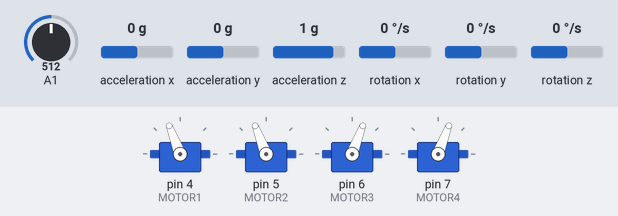
Bench run of a sketch on a simulated Arduino Uno, built with avr-gcc and run on an emulated ATmega328P. Shown: 4 × servo. The test bench sets the inputs (shaded band); at power-on: acceleration x 0 g, acceleration y 0 g, acceleration z 1 g, A1 = 512, rotation x 0 °/s, rotation y 0 °/s, rotation z 0 °/s. No radio packets arrive unless stated.

Above: at 1.2 s.
1.3 s: acceleration x set to -1.4 g
At 2.8 s:
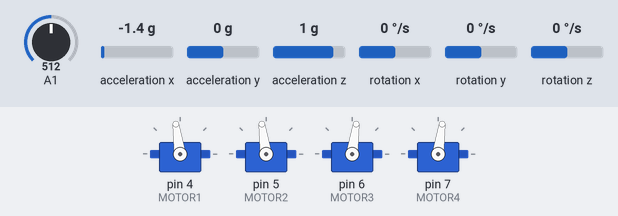
3.1 s: acceleration y set to -1.4 g
At 3.23 s:
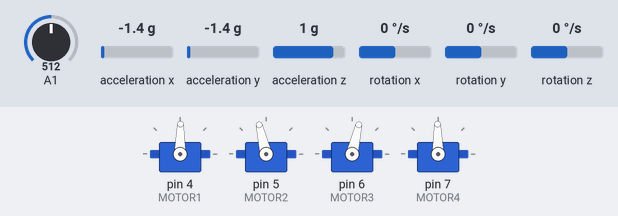
4.8 s: acceleration z set to -0.8 g
At 6.4 s:
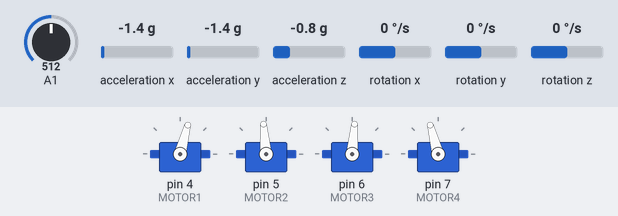
6.7 s: A1 set to 716
At 7.3 s:
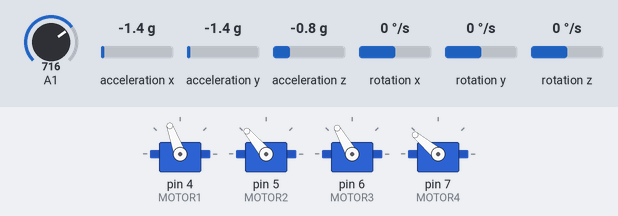
8.2 s: A1 set to 992
At 8.6 s:
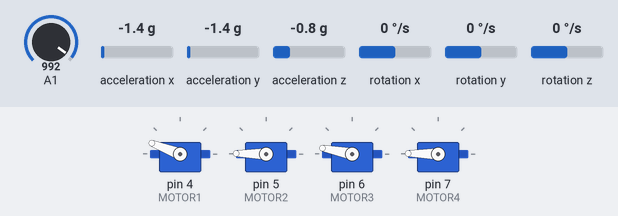
9.7 s: A1 set to 306
At 10.8 s:
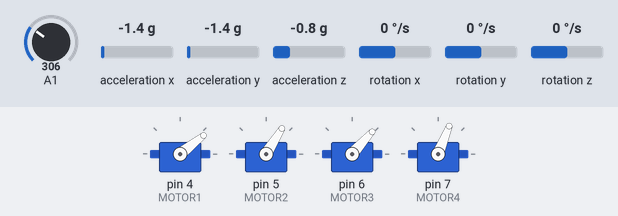
Timing chart, 0 to 12.2 s (numbered marks = the images above; inputs shaded):
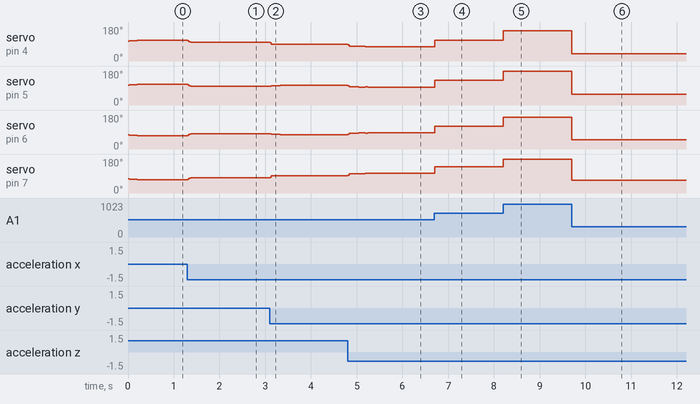

Measured:
- after the input at 1.3 s, servo on pin 4 (MOTOR1), servo on pin 5 (MOTOR2): 111° → 100° at once, → 99° 0.22 s later, → 98° 0.16 s later; servo on pin 6 (MOTOR3), servo on pin 7 (MOTOR4): 69° → 80° at once, → 81° 0.22 s later, → 82° 0.16 s later
- after the input at 3.1 s, servo on pin 4 (MOTOR1): 98° → 89° at once, → 88° 0.22 s later; servo on pin 5 (MOTOR2): 98° → 103° at once, → 104° 0.20 s later; servo on pin 6 (MOTOR3): 82° → 77° at once, → 76° 0.20 s later; servo on pin 7 (MOTOR4): 82° → 91° at once, → 92° 0.22 s later
- after the input at 4.8 s, servo on pin 4 (MOTOR1): 88° → 78° at once, → 77° 0.24 s later, → 75° 0.14 s later; servo on pin 5 (MOTOR2): 104° → 96° at once, → 95° 0.24 s later; servo on pin 6 (MOTOR3): 76° → 84° at once, → 85° 0.24 s later; servo on pin 7 (MOTOR4): 92° → 102° at once, → 103° 0.24 s later, → 105° 0.14 s later
- after the input at 6.7 s, servo on pin 4 (MOTOR1): 75° → 110° at once; servo on pin 5 (MOTOR2): 95° → 130° at once; servo on pin 6 (MOTOR3): 85° → 120° at once; servo on pin 7 (MOTOR4): 105° → 140° at once
- after the input at 8.2 s, servo on pin 4 (MOTOR1): 110° → 159° at once; servo on pin 5 (MOTOR2): 130° → 179° at once; servo on pin 6 (MOTOR3): 120° → 169° at once; servo on pin 7 (MOTOR4): 140° → 179° at once
- after the input at 9.7 s, servo on pin 4 (MOTOR1): 159° → 38° at once; servo on pin 5 (MOTOR2): 179° → 58° at once; servo on pin 6 (MOTOR3): 169° → 48° at once; servo on pin 7 (MOTOR4): 179° → 68° at once

The sketch:

Quadrokopter.ino
```cpp
/****************************
↓(1)   (2)↑
    \ /
    / \
↑(3)   (4)↓

INFOS
map(value, fromLow, fromHigh, toLow, toHigh)
****************************/
#include <nRF24L01.h> // für RX/TX
#include <RF24.h> // für RX/TX
#include <RF24_config.h> // für RX/TX
#include <SPI.h>  // für RX/TX

#include <Servo.h> //für Motoren

#include "Config.h" // defines
#include "math.h"

#include <I2Cdev.h>  //für Accelerometer
#include <MPU6050.h> // Accelerometer
#include <Wire.h> // für Accelerometer

//**************TESTFUNKTIONEN*************
// unten im Code im Mainloop einschalten (RX/TX)
// Fernbedienung_Poti(); // Nimmt die Fernbedienungsdaten ohne Senden+Empfangen aus Poti entgegen

//**************DEBUGGING***************
//  #define debug // um debugging generell einzuschalten

//  #define acc_debug // serielle ausgabe accelerometer/gyroskop
//  #define acc_stabil_debug // serielle ausgabe stabile acc/gyro
//  #define rxtx_debug //Fernbedienung - empfangene daten
//  #define motor_debug //die 4 Motorwerte, die rausgehen
//  #define winkel_debug // die beiden Sollwinkel und die vorhandenen winkel x,y
//  #define korrekt_debug // die 3 Korrekturwerte der Motoren Nick, Kipp, Dreh

//  #define seriell_Fernbedienung // Serielles Empfangen der Fernbedienungsdaten

//*****************DEKLARATIONEN*****************
//Accelerometer
MPU6050 accelgyro;
int16_t ax, ay, az;
int16_t gx, gy, gz;
int16_t axalt[ARRAYANZAHL], ayalt[ARRAYANZAHL], azalt[ARRAYANZAHL];
int16_t gxalt[ARRAYANZAHL], gyalt[ARRAYANZAHL], gzalt[ARRAYANZAHL];
int16_t axstabil, aystabil, azstabil;
int16_t gxstabil, gystabil, gzstabil;
float scale = 16384.0;
float xZero = 770;
float yZero = 270;
float zZero = -400;
float xACCskaliert;
float yACCskaliert;
float zACCskaliert;

//Motor
Servo motor_1;
Servo motor_2;
Servo motor_3;
Servo motor_4;

int motor_1_wert;
int motor_2_wert;
int motor_3_wert;
int motor_4_wert;

//Korrekturwerte
int nickkorrekt = 0;
int kippkorrekt = 0;
int drehkorrekt = 0;

int soll_nick = 0;
int soll_kipp = 0;
int soll_dreh = 0;

//Lage
float winkel[4] = {0.0 , 0.0 , 0.0 , 0.0}; // 0-XIST, 1-YIST, 2-XSOLL, 3-YSOLL
int schub = MOTOR_STOP;

//PID-Regler
int nickko[STACKLAN] = {0};
int kippko[STACKLAN] = {0};
int AbweichungX = 0;
int AbweichungY = 0;
int Stackindex = 0;
int summenindex = 0;
int nickkosum = 0;
int kippkosum = 0;

//RX/TX
const uint64_t pipe = 0xE8E8F0F0E1LL; // Define the transmit pipe
RF24 radio(CE_PIN, CSN_PIN); // Create a Radio
int fernbedienung[5];  // Enthält alle Fernbedienungsdaten 0-L_X, 1-L_Y, 2-R_X, 3-R_Y, 4-Data

//*****************SETUP*******************
void setup() {
#ifdef debug
  Serial.begin(38400); // beliebig
  while (!Serial);
#endif
  setup_accelgyro();
  setup_motor();
  setup_RxTx();
}

//*************LOOP*******************
void loop() {

  // ***********Accelerometer***********
  // read raw accel/gyro measurements from device
  accelgyro.getMotion6(&ax, &ay, &az, &gx, &gy, &gz);
  // these methods (and a few others) are also available
  // accelgyro.getAcceleration(&ax, &ay, &az);
  // accelgyro.getRotation(&gx, &gy, &gz);

  // **************RX/TX****************
#ifndef seriell_Fernbedienung
  //        empfangen();
  Fernbedienung_Poti(); //Muss auskommentiert sein im Flugmodus
#endif

#ifdef seriell_Fernbedienung
  serielle_Fernbedienung();
#endif

  // *************Berechnung************
  acc_stabilisieren();
  berechnen();

  // *************Debugging*************
#ifdef debug
  debugging();
#endif

  // ***********Motor setzen************
  motor_1.write(motor_1_wert);
  motor_2.write(motor_2_wert);
  motor_3.write(motor_3_wert);
  motor_4.write(motor_4_wert);
  //    analogWrite(MOTOR1, motor_1_wert);
  //    analogWrite(MOTOR2, motor_2_wert);
  //    analogWrite(MOTOR3, motor_3_wert);
  //    analogWrite(MOTOR4, motor_4_wert);
}

void empfangen() {

  if ( radio.available() ) {
    // Read the data payload until we've received everything
    bool done = false;
    while (!done) {
      // Fetch the data payload
      done = radio.read( fernbedienung, sizeof(fernbedienung) );
    }
  }
  else {
    //TODO
  }
}

void serielle_Fernbedienung() {
  if ( Serial.available() > 0 )
  {
    static char input[16] = {0};
    static uint8_t i = 0;
    char c = Serial.read();

    if ( c >= '0' && c <= '9' && i < 15 )
      input[i++] = c;

    else
    {
      input[i] = '\0';
      i = 0;

      fernbedienung[1] = atoi(input);
      Serial.print(fernbedienung[1]);
      Serial.print('a');
    }

  }
}

void Fernbedienung_Poti() {
  fernbedienung[1] = analogRead(A1);
}

void acc_stabilisieren() {

  schieben(ax, axalt, ARRAYANZAHL);
  schieben(ay, ayalt, ARRAYANZAHL);
  schieben(az, azalt, ARRAYANZAHL);
  schieben(gx, gxalt, ARRAYANZAHL);
  schieben(gy, gyalt, ARRAYANZAHL);
  schieben(gz, gzalt, ARRAYANZAHL);

  axstabil = mittelwert(axalt, ARRAYANZAHL);
  aystabil = mittelwert(ayalt, ARRAYANZAHL);
  azstabil = mittelwert(azalt, ARRAYANZAHL);
  gxstabil = mittelwert(gxalt, ARRAYANZAHL);
  gystabil = mittelwert(gyalt, ARRAYANZAHL);
  gzstabil = mittelwert(gzalt, ARRAYANZAHL);
}

void schieben(int16_t dataneu, int16_t data[], int z) {
  int i = 0;
  for (i = 0 ; i < z - 1 ; i ++) {
    data[i] = data[i + 1];
  }
  data[z - 1] = dataneu;
}

float mittelwert (int16_t daten[], int anzahl) {
  float mittel = 0;
  int i = 0;
  for (i = 0 ; i < anzahl ; i++) {
    mittel += daten[i];
  }
  return mittel / anzahl;
}

void berechnen() {

  schub = map(fernbedienung[1], FB_1_MIN, FB_1_MAX, SCHUB_MIN, SCHUB_MAX);
  soll_nick = map(fernbedienung[3], FB_3_MIN, FB_3_MAX, NICK_MIN, NICK_MAX);// SENSIBEL_NICK;
  soll_kipp = map(fernbedienung[2], FB_2_MIN, FB_2_MAX, KIPP_MIN, KIPP_MAX);// SENSIBEL_KIPP;
  soll_dreh = map(fernbedienung[0], FB_0_MIN, FB_0_MAX, DREH_MIN, DREH_MAX);// SENSIBEL_DREH;

  winkelberechnung();
  regelung();

  if (schub > EINSCHALTSPEED) {
    motor_1_wert = schub - nickkorrekt + kippkorrekt ;//+ drehkorrekt;
    if (motor_1_wert > SCHUB_MAX - 1) motor_1_wert = SCHUB_MAX - 1;
    else if (motor_1_wert < EINSCHALTSPEED) motor_1_wert = EINSCHALTSPEED;

    motor_2_wert = schub - nickkorrekt - kippkorrekt ;//- drehkorrekt;
    if (motor_2_wert > SCHUB_MAX - 1) motor_2_wert = SCHUB_MAX - 1;
    else if (motor_2_wert < EINSCHALTSPEED) motor_2_wert = EINSCHALTSPEED;

    motor_3_wert = schub + nickkorrekt + kippkorrekt ;//- drehkorrekt;
    if (motor_3_wert > SCHUB_MAX - 1) motor_3_wert = SCHUB_MAX - 1;
    else if (motor_3_wert < EINSCHALTSPEED) motor_3_wert = EINSCHALTSPEED;

    motor_4_wert = schub + nickkorrekt - kippkorrekt ;//+ drehkorrekt;
    if (motor_4_wert > SCHUB_MAX - 1) motor_4_wert = SCHUB_MAX - 1;
    else if (motor_4_wert < EINSCHALTSPEED) motor_4_wert = EINSCHALTSPEED;
  }
  else {
    motor_1_wert = MOTOR_STOP;
    motor_2_wert = MOTOR_STOP;
    motor_3_wert = MOTOR_STOP;
    motor_4_wert = MOTOR_STOP;
  }
}

void winkelberechnung() { //TODO

  xACCskaliert = (axstabil - xZero) / scale * -1;
  yACCskaliert = (aystabil - yZero) / scale;
  zACCskaliert = (azstabil - zZero) / scale;
  //SOLLWINKEL X,Y
  winkel[2] = 0;
  winkel[3] = 0;
  //ISTWINKEL X,Y
  //    winkel[0] = atan2(azstabil,axstabil)*180.0/PI;
  //    winkel[1] = atan2(azstabil,aystabil)*180.0/PI;
  winkel[0] = atan(zACCskaliert / sqrt(pow(yACCskaliert, 2) + pow(xACCskaliert, 2)));
  winkel[1] = atan(yACCskaliert / sqrt(pow(zACCskaliert, 2) + pow(xACCskaliert, 2)));
  winkel[0] = winkel[0] * (180.0 / PI);
  winkel[1] = winkel[1] * (180.0 / PI);
}

void regelung() {
  nickkorrekt = 0;
  kippkorrekt = 0;
  drehkorrekt = 0;
  AbweichungX = winkel[2] - winkel[0];
  AbweichungY = winkel[3] - winkel[1];
  p_regler();
  i_regler();
  //    d_regler(); TODO
  if (nickkorrekt > NICK_MAX) nickkorrekt = NICK_MAX;
  else if (nickkorrekt < NICK_MIN) nickkorrekt = NICK_MIN;
  if (kippkorrekt > KIPP_MAX) kippkorrekt = KIPP_MAX;
  else if (kippkorrekt < KIPP_MIN) kippkorrekt = KIPP_MIN;
  if (drehkorrekt > DREH_MAX) drehkorrekt = DREH_MAX;
  else if (drehkorrekt < DREH_MIN) drehkorrekt = DREH_MIN;
}

void p_regler() {
  nickkorrekt = (AbweichungX) * P_FAKTOR_X; //SOLL MINUS IST
  kippkorrekt = (AbweichungY) * P_FAKTOR_Y; //SOLL MINUS IST
  //drehkorrekt = ; TODO
}

void i_regler() {
  nickko[Stackindex] = AbweichungX; //aktuelle Abweichung in den Stack speichern
  for (summenindex = 0; summenindex < STACKLAN; summenindex ++) {
    nickkosum = nickkosum + nickko[summenindex]; // alle Werte aufsummieren
  } // alle Werte aufsummieren
  nickkorrekt = nickkorrekt + ((nickkosum / STACKLAN ) * I_FAKTOR_X);

  kippko[Stackindex] = AbweichungY; //aktuelle Abweichung in den Stack speichern
  for (summenindex = 0; summenindex < STACKLAN; summenindex ++) {
    kippkosum = kippkosum + kippko[summenindex]; // alle Werte aufsummieren
  }
  kippkorrekt = kippkorrekt + ((kippkosum / STACKLAN ) * I_FAKTOR_Y);

  (Stackindex >= STACKLAN - 1) ? Stackindex = 0 : Stackindex++;
  nickkosum = 0;
  kippkosum = 0;
  //drehkorrekt = ; TODO
}
```

debug.ino
```cpp
void debugging(){
    delay(100);
    #ifdef acc_debug
        Serial.print("a/g:\t");  // display tab-separated accel/gyro x/y/z values
        Serial.print(ax); Serial.print("\t");
        Serial.print(ay); Serial.print("\t");
        Serial.print(az); Serial.print("\t");
        Serial.print(gx); Serial.print("\t");
        Serial.print(gy); Serial.print("\t");
        Serial.print(gz); Serial.print("\t\n");
    #endif
    #ifdef acc_stabil_debug
        Serial.print("a/g:\t");  // display tab-separated accel/gyro x/y/z values
        Serial.print(axstabil); Serial.print("\t");
        Serial.print(aystabil); Serial.print("\t");
        Serial.print(azstabil); Serial.print("\t");
        Serial.print(gxstabil); Serial.print("\t");
        Serial.print(gystabil); Serial.print("\t");
        Serial.print(gzstabil); Serial.print("\t\n");
    #endif
    #ifdef rxtx_debug
        if ( radio.available() ){
        Serial.print("Speed = ");
        Serial.print(fernbedienung[1]);
        Serial.print("\tDrehung = ");
        Serial.print(fernbedienung[0]);
        Serial.print("\tNicken = ");
        Serial.print(fernbedienung[3]);
        Serial.print("\tKippen = ");
        Serial.print(fernbedienung[2]);
        Serial.print("\tRestdata = ");
        Serial.println(fernbedienung[4]);
        }
        else{
        Serial.println("No radio available");
        }
    #endif
    #ifdef motor_debug
        Serial.print("Motor 1 = ");
        Serial.print(motor_1_wert);
        Serial.print("\tMotor 2 = ");
        Serial.print(motor_2_wert);
        Serial.print("\tMotor 3 = ");
        Serial.print(motor_3_wert);
        Serial.print("\tMotor 4 = ");
        Serial.println(motor_4_wert);
    #endif
    #ifdef winkel_debug
        Serial.print("Sollwinkel X , Y = ");
        Serial.print(winkel[2]);
        Serial.print("\t");
        Serial.print(winkel[3]);
        Serial.print("\tIstwinkel X , Y = ");
        Serial.print(winkel[0]);
        Serial.print("\t");
        Serial.println(winkel[1]);
    #endif
    #ifdef korrekt_debug
        Serial.print("  Nickkorrekt = ");
        Serial.print(nickkorrekt);
        Serial.print("\tKippkorrekt = ");
        Serial.print(kippkorrekt);
        Serial.print("\tDrehkorrekt = ");
        Serial.println(drehkorrekt);
    #endif

}
```

setup.ino
```cpp
void setup_RxTx(){
  radio.begin();
  radio.openReadingPipe(1,pipe);
  radio.startListening();
}

void setup_motor(){
    motor_1.attach(MOTOR1);
    motor_2.attach(MOTOR2);
    motor_3.attach(MOTOR3);
    motor_4.attach(MOTOR4);
//    pinMode(MOTOR1,OUTPUT);
//    pinMode(MOTOR2,OUTPUT);
//    pinMode(MOTOR3,OUTPUT);
//    pinMode(MOTOR4,OUTPUT);
//    analogWrite(MOTOR1, MOTOR_STOP);
//    analogWrite(MOTOR2, MOTOR_STOP);
//    analogWrite(MOTOR3, MOTOR_STOP);
//    analogWrite(MOTOR4, MOTOR_STOP);
}

void setup_accelgyro(){
    Wire.begin();
    #ifdef acc_debug
        Serial.println("Initializing I2C devices...");
    #endif
    accelgyro.initialize();// initialize device
    #ifdef acc_debug
        // verify connection
        Serial.println("Testing device connections...");
        Serial.println(accelgyro.testConnection() ? "MPU6050 connection successful" : "MPU6050 connection failed");
    #endif
}
```

Config.h
```cpp
//****************CONFIG*********************
//MOTOR
  #define MOTOR1 4 //PIN
  #define MOTOR2 5 //PIN
  #define MOTOR3 6 //PIN
  #define MOTOR4 7 //PIN
  #define MOTOR_STOP 0
  #define EINSCHALTSPEED 15
  #define SENSIBEL_NICK 8 // je näher gegen 1 desto stärkere Reaktion
  #define SENSIBEL_KIPP 8
  #define SENSIBEL_DREH 8
//FERNBEDIENUNGSDATEN
  #define FB_0_MIN 0
  #define FB_0_MAX 1023
  #define FB_1_MIN 0
  #define FB_1_MAX 1023
  #define FB_2_MIN 0
  #define FB_2_MAX 1023
  #define FB_3_MIN 0
  #define FB_3_MAX 1023
//KORREKTURDATEN
  #define SCHUB_MIN 0
  #define SCHUB_MAX 180
  #define NICK_MIN -50
  #define NICK_MAX 50
  #define KIPP_MIN -50
  #define KIPP_MAX 50
  #define DREH_MIN -50
  #define DREH_MAX 50
//MPU
  #define ACC_X_OFFSET 770
  #define ACC_Y_OFFSET 270
  #define ACC_Z_OFFSET -400
  #define GYRO_X_OFFSET 0
  #define GYRO_Y_OFFSET 0
  #define GYRO_Z_OFFSET 0
  #define SKALA 16384.0
  #define ARRAYANZAHL 5 // je mehr desto stabiler, aber desto langsamer
//RX/TX
  #define CE_PIN   9
  #define CSN_PIN 10
//PID_REGLER
  #define STACKLAN 70 // für I-Regler
  #define P_FAKTOR_X 0.2
  #define P_FAKTOR_Y -0.2
  #define P_FAKTOR_Z 0.2
  #define I_FAKTOR_X 0.05
  #define I_FAKTOR_Y -0.05
  #define I_FAKTOR_Z 0.05
//LED
//TODO
```
